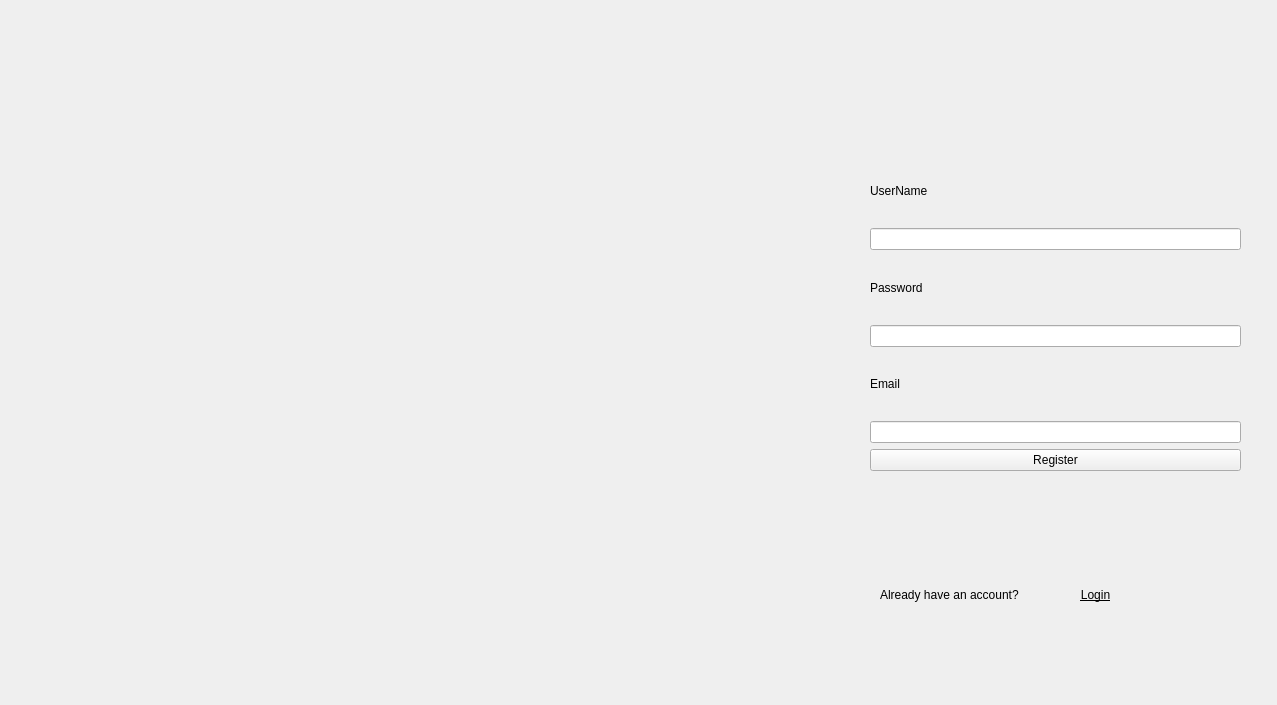
<?xml version="1.0" encoding="UTF-8"?>
<ui version="4.0">
 <class>SignUp</class>
 <widget class="QWidget" name="SignUp">
  <property name="geometry">
   <rect>
    <x>0</x>
    <y>0</y>
    <width>1277</width>
    <height>705</height>
   </rect>
  </property>
  <property name="windowTitle">
   <string>Form</string>
  </property>
  <property name="styleSheet">
   <string notr="true"/>
  </property>
  <widget class="QLabel" name="label_2">
   <property name="geometry">
    <rect>
     <x>880</x>
     <y>580</y>
     <width>180</width>
     <height>30</height>
    </rect>
   </property>
   <property name="text">
    <string>Already have an account?</string>
   </property>
  </widget>
  <widget class="QWidget" name="layoutWidget">
   <property name="geometry">
    <rect>
     <x>870</x>
     <y>160</y>
     <width>371</width>
     <height>311</height>
    </rect>
   </property>
   <layout class="QVBoxLayout" name="verticalLayout">
    <item>
     <widget class="QLabel" name="labelUN">
      <property name="text">
       <string>UserName</string>
      </property>
     </widget>
    </item>
    <item>
     <widget class="QLineEdit" name="LEUN">
      <property name="text">
       <string/>
      </property>
     </widget>
    </item>
    <item>
     <widget class="QLabel" name="labelPASS">
      <property name="text">
       <string>Password</string>
      </property>
     </widget>
    </item>
    <item>
     <widget class="QLineEdit" name="LEPASS"/>
    </item>
    <item>
     <widget class="QLabel" name="labelEMAIL">
      <property name="text">
       <string>Email</string>
      </property>
     </widget>
    </item>
    <item>
     <widget class="QLineEdit" name="LEEMAIL"/>
    </item>
    <item>
     <widget class="QPushButton" name="pushButtonREG">
      <property name="text">
       <string>Register</string>
      </property>
     </widget>
    </item>
   </layout>
  </widget>
  <widget class="QPushButton" name="pushButton">
   <property name="geometry">
    <rect>
     <x>1045</x>
     <y>579</y>
     <width>101</width>
     <height>31</height>
    </rect>
   </property>
   <property name="font">
    <font>
     <italic>false</italic>
     <underline>true</underline>
     <strikeout>false</strikeout>
     <kerning>false</kerning>
     <hintingpreference>PreferVerticalHinting</hintingpreference>
     <fontweight>ExtraLight</fontweight>
    </font>
   </property>
   <property name="focusPolicy">
    <enum>Qt::NoFocus</enum>
   </property>
   <property name="acceptDrops">
    <bool>false</bool>
   </property>
   <property name="text">
    <string>Login</string>
   </property>
   <property name="checkable">
    <bool>false</bool>
   </property>
   <property name="default">
    <bool>false</bool>
   </property>
   <property name="flat">
    <bool>true</bool>
   </property>
  </widget>
  <widget class="QLabel" name="label">
   <property name="geometry">
    <rect>
     <x>0</x>
     <y>10</y>
     <width>1251</width>
     <height>681</height>
    </rect>
   </property>
   <property name="styleSheet">
    <string notr="true">#label { 
	
border-image: url(:/images/2.png);}</string>
   </property>
   <property name="text">
    <string/>
   </property>
  </widget>
  <zorder>label</zorder>
  <zorder>label_2</zorder>
  <zorder>layoutWidget</zorder>
  <zorder>pushButton</zorder>
 </widget>
 <resources/>
 <connections/>
</ui>
